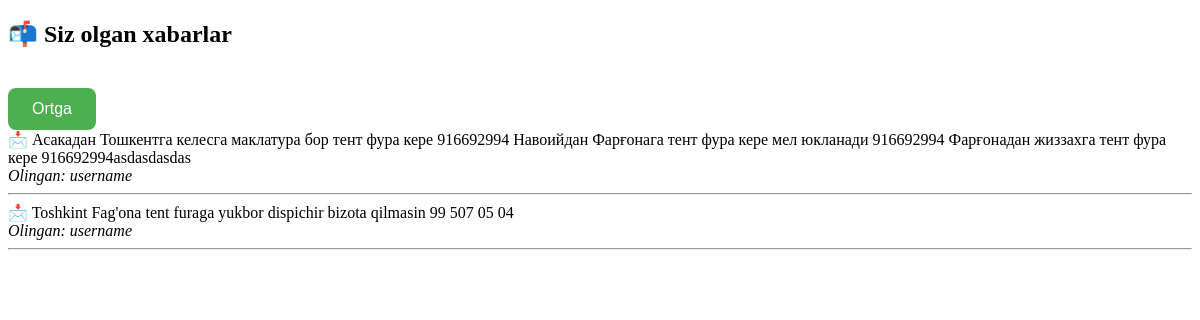
The app's page /my-messages/ (signed in), older data.
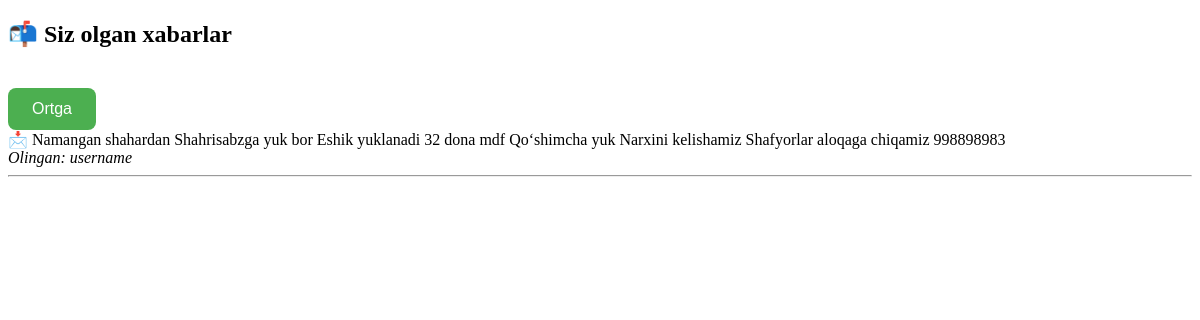
The same page, newer data.
### account/models.py (models this page shows, shortened)
class MessageUser(models.Model):
    text = models.TextField()
    taken_by = models.ForeignKey(User, null=True, blank=True, on_delete=models.SET_NULL)
    created_at = models.DateTimeField(auto_now_add=True)

class User(models.Model):
    username = models.CharField(max_length=100, unique=True)
    password = models.CharField(max_length=255)
    def __str__(self):
        return self.username

### account/views.py (the view)
# urls.py: path('my-messages/', views.my_messages_view, name='my_messages'),
def my_messages_view(request):
    user_id = request.session.get('user_id')
    if not user_id:
        return redirect('login')
    my_messages = MessageUser.objects.filter(taken_by_id=user_id).order_by('-created_at')
    return render(request, 'my_messages.html', {'messages': my_messages})

### templates/my_messages.html (shortened to what this page needs)
<!DOCTYPE html>
<html lang="en">
<head>
</head>
<body>
    <h2>📬 Siz olgan xabarlar</h2>
    <a href="{% url 'show_last_message' %}"><button class="reload-btn" >Ortga</button></a>
    {% for msg in messages %}
        <div>
            📩 {{ msg.text }}<br>
            <i>Olingan: {{ msg.taken_by }}</i>
        </div>
        <hr>
    {% empty %}
        <p>Hozircha sizda xabarlar yo‘q.</p>
    {% endfor %}
</body>
</html>

Row changes from the older to the newer data that the page shows:
removed MessageUser: text "Асакадан Тошкентга келесга маклатура бор тент фура кере 916692994 Навоийдан Фарғонага тент фура кере мел юкланади 916692994 Фарғонадан жиззахга тент фура кере 916692994asdasdasdas", taken_by "username"
removed MessageUser: text "Toshkint Fag'ona tent furaga yukbor dispichir bizota qilmasin 99 507 05 04", taken_by "username"
added MessageUser: text "Namangan shahardan Shahrisabzga yuk bor Eshik yuklanadi 32 dona mdf Qo‘shimcha yuk Narxini kelishamiz Shafyorlar aloqaga chiqamiz 998898983", taken_by "username"
